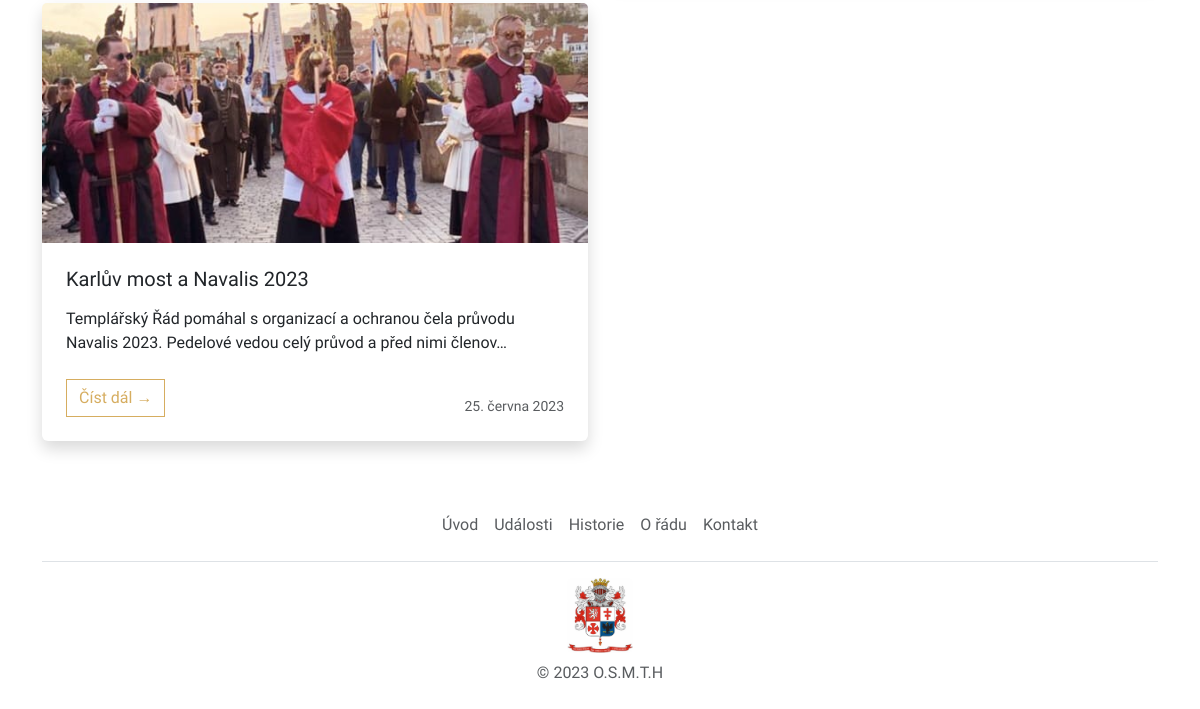
The app's page /blog (lower part), older data.
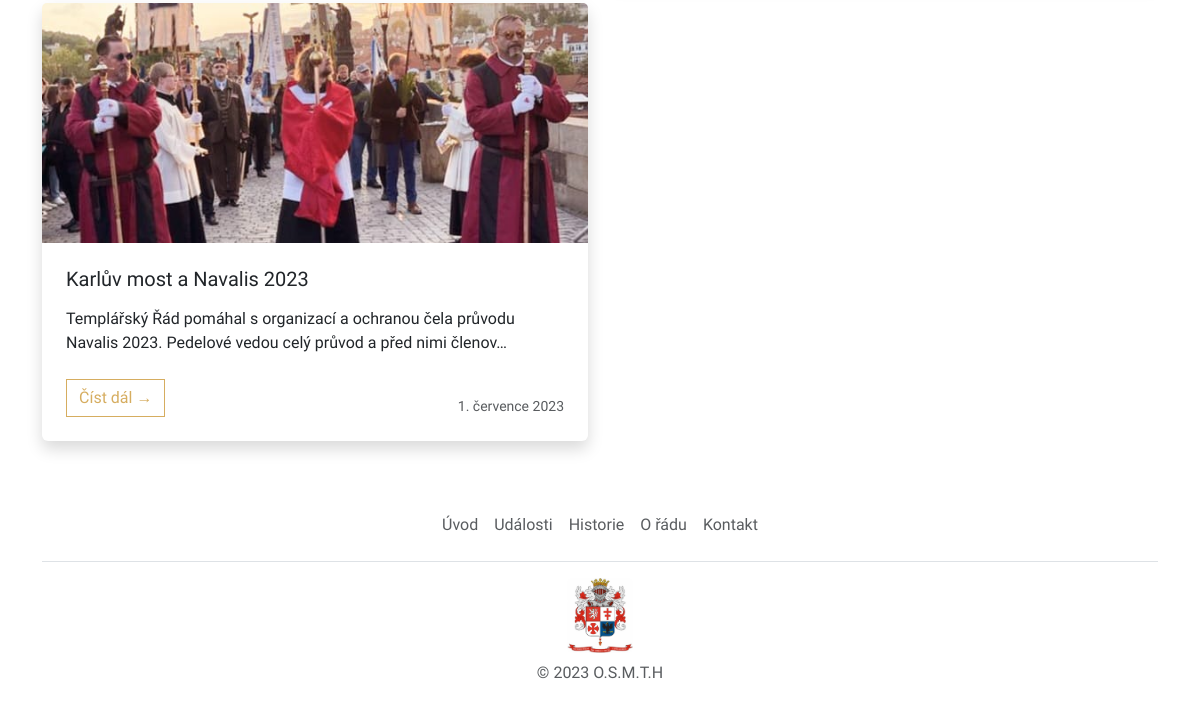
The same page, newer data.
### web/models.py (models this page shows, shortened)
class Article(models.Model):
    options = (
        ("draft","Draft"),
        ("published","Published"),
    )
    title = models.CharField(max_length=255, verbose_name="Article title")
    pub_date = models.DateField( editable=True, verbose_name="Published date")
    updated = models.DateTimeField(auto_now=True)
    slug = AutoSlugField(populate_from = "title", unique_with="pub_date__month", editable=True)
    author = models.ForeignKey(User, on_delete=models.CASCADE)
    status = models.CharField(max_length=10, choices=options, default="draft")
    image = ResizedImageField(force_format='WEBP',quality=75,null=True, blank=True, upload_to="images/")
    content = models.TextField()
    video = models.TextField(blank=True,null=True, default="")

### web/views.py (the view)
# urls.py: path('blog', views.blog_page, name="blog"),
def blog_page(request):
    article = Article.objects.filter(status="published")
    context = {"articles":article}
    return render(request, "blog.html",context)

### templates/blog.html (shortened to what this page needs)
{% extends 'base.html' %}
{% load static %}
{% block content %}
<section class="bg-white py-10">
    <div class="container ">
           <div class="row mt-3">
            {% for a in articles %}
                <div class="col-lg-6 mb-4">
                    <div class="card h-100 shadow border-0">
                    {% if a.image %}
                    <img class="card-img-top blg-img" src={{a.image.url}} alt="..">
                    {% else %}
                    <img class="card-img-top blg-img" src="../media/images/default.jpg" alt="..">
                    {%endif %}
                    <div class="card-body p-4">
                        <a class="text-decoration-none link-dark stretched-link" href="{% url 'web:blog_detail' a.slug %}"><div class="h5 card-title mb-3">{{ a.title }}</div></a>
                        <p class="card-text mb-0">{{a.content |truncatechars:120 }}</p>
                    </div>
                    <div class="card-footer p-4 pt-0 bg-transparent border-top-0">
                        <div class="d-flex align-items-end justify-content-between">
                            <a class="btn custom-button-article btn-danger text-right" href="{% url 'web:blog_detail' a.slug %}">Číst dál →</a>
                            <div class="d-flex align-items-center">
                                <div class="small">
                                    <div class="text-muted">{{a.pub_date}}</div>
                                </div>
                            </div>
                    </div>
                </div>
            </div>
        </div>
{% endfor %}
</section>
{% endblock content %}

Row changes from the older to the newer data that the page shows:
changed Article: pub_date "25. června 2023" → "1. července 2023"
